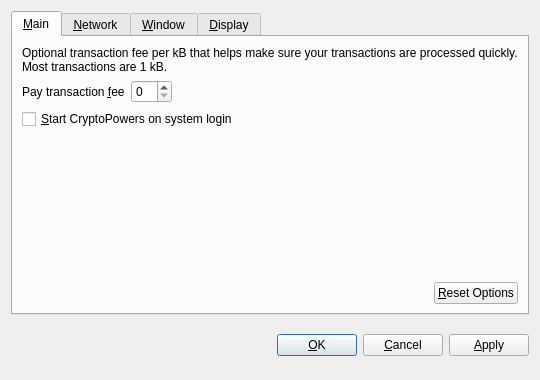
<?xml version="1.0" encoding="UTF-8"?>
<ui version="4.0">
 <class>OptionsDialog</class>
 <widget class="QDialog" name="OptionsDialog">
  <property name="geometry">
   <rect>
    <x>0</x>
    <y>0</y>
    <width>540</width>
    <height>380</height>
   </rect>
  </property>
  <property name="windowTitle">
   <string>Options</string>
  </property>
  <property name="modal">
   <bool>true</bool>
  </property>
  <layout class="QVBoxLayout" name="verticalLayout">
   <item>
    <widget class="QTabWidget" name="tabWidget">
     <property name="tabPosition">
      <enum>QTabWidget::North</enum>
     </property>
     <property name="currentIndex">
      <number>0</number>
     </property>
     <widget class="QWidget" name="tabMain">
      <attribute name="title">
       <string>&amp;Main</string>
      </attribute>
      <layout class="QVBoxLayout" name="verticalLayout_Main">
       <item>
        <widget class="QLabel" name="transactionFeeInfoLabel">
         <property name="text">
          <string>Optional transaction fee per kB that helps make sure your transactions are processed quickly. Most transactions are 1 kB.</string>
         </property>
         <property name="textFormat">
          <enum>Qt::PlainText</enum>
         </property>
         <property name="wordWrap">
          <bool>true</bool>
         </property>
        </widget>
       </item>
       <item>
        <layout class="QHBoxLayout" name="horizontalLayout_1_Main">
         <item>
          <widget class="QLabel" name="transactionFeeLabel">
           <property name="text">
            <string>Pay transaction &amp;fee</string>
           </property>
           <property name="textFormat">
            <enum>Qt::PlainText</enum>
           </property>
           <property name="buddy">
            <cstring>transactionFee</cstring>
           </property>
          </widget>
         </item>
         <item>
          <widget class="BitcoinAmountField" name="transactionFee"/>
         </item>
         <item>
          <spacer name="horizontalSpacer_1_Main">
           <property name="orientation">
            <enum>Qt::Horizontal</enum>
           </property>
           <property name="sizeHint" stdset="0">
            <size>
             <width>40</width>
             <height>20</height>
            </size>
           </property>
          </spacer>
         </item>
        </layout>
       </item>
       <item>
        <widget class="QCheckBox" name="bitcoinAtStartup">
         <property name="toolTip">
          <string>Automatically start CryptoPowers after logging in to the system.</string>
         </property>
         <property name="text">
          <string>&amp;Start CryptoPowers on system login</string>
         </property>
        </widget>
       </item>
       <item>
        <spacer name="verticalSpacer_Main">
         <property name="orientation">
          <enum>Qt::Vertical</enum>
         </property>
         <property name="sizeHint" stdset="0">
          <size>
           <width>20</width>
           <height>40</height>
          </size>
         </property>
        </spacer>
       </item>
       <item>
        <layout class="QHBoxLayout" name="horizontalLayout_2_Main">
         <item>
          <spacer name="horizontalSpacer_2_Main">
           <property name="orientation">
            <enum>Qt::Horizontal</enum>
           </property>
           <property name="sizeHint" stdset="0">
            <size>
             <width>40</width>
             <height>20</height>
            </size>
           </property>
          </spacer>
         </item>
         <item>
          <widget class="QPushButton" name="resetButton">
           <property name="toolTip">
            <string>Reset all client options to default.</string>
           </property>
           <property name="text">
            <string>&amp;Reset Options</string>
           </property>
           <property name="autoDefault">
            <bool>false</bool>
           </property>
          </widget>
         </item>
        </layout>
       </item>
      </layout>
     </widget>
     <widget class="QWidget" name="tabNetwork">
      <attribute name="title">
       <string>&amp;Network</string>
      </attribute>
      <layout class="QVBoxLayout" name="verticalLayout_Network">
       <item>
        <widget class="QCheckBox" name="mapPortUpnp">
         <property name="toolTip">
          <string>Automatically open the CryptoPowers client port on the router. This only works when your router supports UPnP and it is enabled.</string>
         </property>
         <property name="text">
          <string>Map port using &amp;UPnP</string>
         </property>
        </widget>
       </item>
       <item>
        <widget class="QCheckBox" name="connectSocks">
         <property name="toolTip">
          <string>Connect to the CryptoPowers network through a SOCKS proxy (e.g. when connecting through Tor).</string>
         </property>
         <property name="text">
          <string>&amp;Connect through SOCKS proxy:</string>
         </property>
        </widget>
       </item>
       <item>
        <layout class="QHBoxLayout" name="horizontalLayout_Network">
         <item>
          <widget class="QLabel" name="proxyIpLabel">
           <property name="text">
            <string>Proxy &amp;IP:</string>
           </property>
           <property name="textFormat">
            <enum>Qt::PlainText</enum>
           </property>
           <property name="buddy">
            <cstring>proxyIp</cstring>
           </property>
          </widget>
         </item>
         <item>
          <widget class="QValidatedLineEdit" name="proxyIp">
           <property name="maximumSize">
            <size>
             <width>140</width>
             <height>16777215</height>
            </size>
           </property>
           <property name="toolTip">
            <string>IP address of the proxy (e.g. 127.0.0.1)</string>
           </property>
          </widget>
         </item>
         <item>
          <widget class="QLabel" name="proxyPortLabel">
           <property name="text">
            <string>&amp;Port:</string>
           </property>
           <property name="textFormat">
            <enum>Qt::PlainText</enum>
           </property>
           <property name="buddy">
            <cstring>proxyPort</cstring>
           </property>
          </widget>
         </item>
         <item>
          <widget class="QLineEdit" name="proxyPort">
           <property name="maximumSize">
            <size>
             <width>55</width>
             <height>16777215</height>
            </size>
           </property>
           <property name="toolTip">
            <string>Port of the proxy (e.g. 9050)</string>
           </property>
          </widget>
         </item>
         <item>
          <widget class="QLabel" name="socksVersionLabel">
           <property name="text">
            <string>SOCKS &amp;Version:</string>
           </property>
           <property name="textFormat">
            <enum>Qt::PlainText</enum>
           </property>
           <property name="buddy">
            <cstring>socksVersion</cstring>
           </property>
          </widget>
         </item>
         <item>
          <widget class="QValueComboBox" name="socksVersion">
           <property name="toolTip">
            <string>SOCKS version of the proxy (e.g. 5)</string>
           </property>
          </widget>
         </item>
         <item>
          <spacer name="horizontalSpacer_Network">
           <property name="orientation">
            <enum>Qt::Horizontal</enum>
           </property>
           <property name="sizeHint" stdset="0">
            <size>
             <width>40</width>
             <height>20</height>
            </size>
           </property>
          </spacer>
         </item>
        </layout>
       </item>
       <item>
        <spacer name="verticalSpacer_Network">
         <property name="orientation">
          <enum>Qt::Vertical</enum>
         </property>
         <property name="sizeHint" stdset="0">
          <size>
           <width>20</width>
           <height>40</height>
          </size>
         </property>
        </spacer>
       </item>
      </layout>
     </widget>
     <widget class="QWidget" name="tabWindow">
      <attribute name="title">
       <string>&amp;Window</string>
      </attribute>
      <layout class="QVBoxLayout" name="verticalLayout_Window">
       <item>
        <widget class="QCheckBox" name="minimizeToTray">
         <property name="toolTip">
          <string>Show only a tray icon after minimizing the window.</string>
         </property>
         <property name="text">
          <string>&amp;Minimize to the tray instead of the taskbar</string>
         </property>
        </widget>
       </item>
       <item>
        <widget class="QCheckBox" name="minimizeOnClose">
         <property name="toolTip">
          <string>Minimize instead of exit the application when the window is closed. When this option is enabled, the application will be closed only after selecting Quit in the menu.</string>
         </property>
         <property name="text">
          <string>M&amp;inimize on close</string>
         </property>
        </widget>
       </item>
       <item>
        <spacer name="verticalSpacer_Window">
         <property name="orientation">
          <enum>Qt::Vertical</enum>
         </property>
         <property name="sizeHint" stdset="0">
          <size>
           <width>20</width>
           <height>40</height>
          </size>
         </property>
        </spacer>
       </item>
      </layout>
     </widget>
     <widget class="QWidget" name="tabDisplay">
      <attribute name="title">
       <string>&amp;Display</string>
      </attribute>
      <layout class="QVBoxLayout" name="verticalLayout_Display">
       <item>
        <layout class="QHBoxLayout" name="horizontalLayout_1_Display">
         <item>
          <widget class="QLabel" name="langLabel">
           <property name="text">
            <string>User Interface &amp;language:</string>
           </property>
           <property name="textFormat">
            <enum>Qt::PlainText</enum>
           </property>
           <property name="buddy">
            <cstring>lang</cstring>
           </property>
          </widget>
         </item>
         <item>
          <widget class="QValueComboBox" name="lang">
           <property name="toolTip">
            <string>The user interface language can be set here. This setting will take effect after restarting CryptoPowers.</string>
           </property>
          </widget>
         </item>
        </layout>
       </item>
       <item>
        <layout class="QHBoxLayout" name="horizontalLayout_2_Display">
         <item>
          <widget class="QLabel" name="unitLabel">
           <property name="text">
            <string>&amp;Unit to show amounts in:</string>
           </property>
           <property name="textFormat">
            <enum>Qt::PlainText</enum>
           </property>
           <property name="buddy">
            <cstring>unit</cstring>
           </property>
          </widget>
         </item>
         <item>
          <widget class="QValueComboBox" name="unit">
           <property name="toolTip">
            <string>Choose the default subdivision unit to show in the interface and when sending coins.</string>
           </property>
          </widget>
         </item>
        </layout>
       </item>
       <item>
        <widget class="QCheckBox" name="displayAddresses">
         <property name="toolTip">
          <string>Whether to show CryptoPowers addresses in the transaction list or not.</string>
         </property>
         <property name="text">
          <string>&amp;Display addresses in transaction list</string>
         </property>
        </widget>
       </item>
       <item>
        <widget class="QCheckBox" name="coinControlFeatures">
         <property name="toolTip">
          <string>Whether to show coin control features or not.</string>
         </property>
         <property name="text">
          <string>Display coin &amp;control features (experts only!)</string>
         </property>
        </widget>
       </item>
       <item>
        <spacer name="verticalSpacer_Display">
         <property name="orientation">
          <enum>Qt::Vertical</enum>
         </property>
         <property name="sizeHint" stdset="0">
          <size>
           <width>20</width>
           <height>40</height>
          </size>
         </property>
        </spacer>
       </item>
      </layout>
     </widget>
    </widget>
   </item>
   <item>
    <layout class="QHBoxLayout" name="horizontalLayout_Buttons">
     <item>
      <spacer name="horizontalSpacer_1">
       <property name="orientation">
        <enum>Qt::Horizontal</enum>
       </property>
       <property name="sizeHint" stdset="0">
        <size>
         <width>40</width>
         <height>48</height>
        </size>
       </property>
      </spacer>
     </item>
     <item>
      <widget class="QLabel" name="statusLabel">
       <property name="font">
        <font>
         <weight>75</weight>
         <bold>true</bold>
        </font>
       </property>
       <property name="text">
        <string/>
       </property>
       <property name="textFormat">
        <enum>Qt::PlainText</enum>
       </property>
       <property name="wordWrap">
        <bool>true</bool>
       </property>
      </widget>
     </item>
     <item>
      <spacer name="horizontalSpacer_2">
       <property name="orientation">
        <enum>Qt::Horizontal</enum>
       </property>
       <property name="sizeHint" stdset="0">
        <size>
         <width>40</width>
         <height>48</height>
        </size>
       </property>
      </spacer>
     </item>
     <item>
      <widget class="QPushButton" name="okButton">
       <property name="text">
        <string>&amp;OK</string>
       </property>
      </widget>
     </item>
     <item>
      <widget class="QPushButton" name="cancelButton">
       <property name="text">
        <string>&amp;Cancel</string>
       </property>
       <property name="autoDefault">
        <bool>false</bool>
       </property>
      </widget>
     </item>
     <item>
      <widget class="QPushButton" name="applyButton">
       <property name="text">
        <string>&amp;Apply</string>
       </property>
       <property name="autoDefault">
        <bool>false</bool>
       </property>
      </widget>
     </item>
    </layout>
   </item>
  </layout>
 </widget>
 <customwidgets>
  <customwidget>
   <class>BitcoinAmountField</class>
   <extends>QSpinBox</extends>
   <header>bitcoinamountfield.h</header>
  </customwidget>
  <customwidget>
   <class>QValueComboBox</class>
   <extends>QComboBox</extends>
   <header>qvaluecombobox.h</header>
  </customwidget>
  <customwidget>
   <class>QValidatedLineEdit</class>
   <extends>QLineEdit</extends>
   <header>qvalidatedlineedit.h</header>
  </customwidget>
 </customwidgets>
 <resources/>
 <connections/>
</ui>
